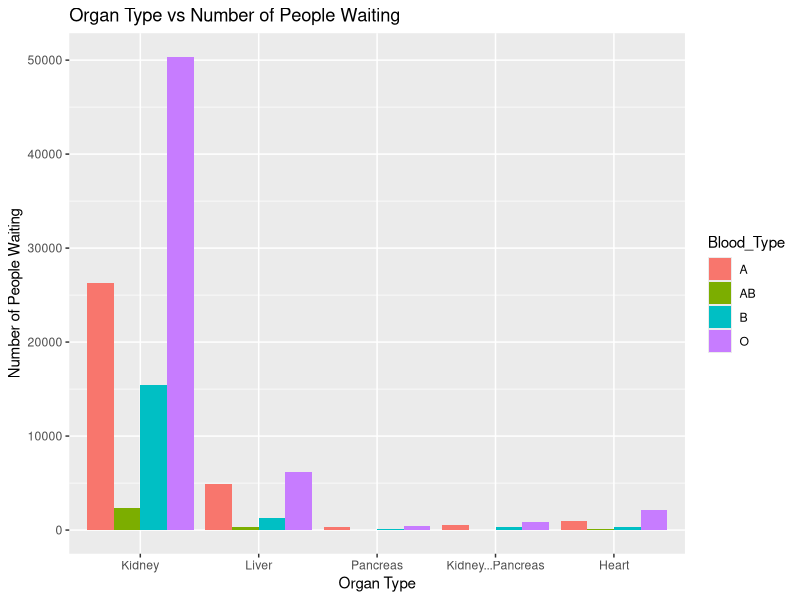

Here is the R script that generated this plot:
library(dplyr)
library(ggplot2)
library(magrittr)
library(tidyr)
organ_waiting <- read.csv(file = 'Organ_by_Blood_Type.csv', stringsAsFactors = FALSE)
organ_waiting_c <- subset(organ_waiting, select = -c(X.1, All.Organs))
organ_waiting_c = organ_waiting_c[-1,1:6]
waiting_long <- gather(organ_waiting_c, Organ, Waiting_Num, 2:6, factor_key=TRUE)
waiting_long$Waiting_Num <- as.numeric(gsub(",", "", waiting_long$Waiting_Num))
waiting_long <- waiting_long %>% 
  rename(
    Blood_Type = X
  )
waiting_plot <- ggplot(data=waiting_long, aes(x=Organ, y=Waiting_Num, fill=Blood_Type)) +
  geom_bar(stat="identity", position=position_dodge())+
  xlab("Organ Type") + 
  ylab("Number of People Waiting") + 
  ggtitle("Organ Type vs Number of People Waiting") 
